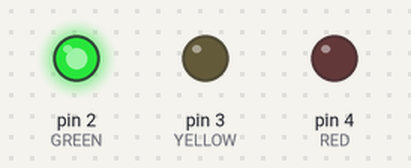
Recording of a sketch running on a simulated Arduino Uno, built with avr-gcc and run on an emulated ATmega328P. On the bench: output pins drawn as LEDs (lit = HIGH).

Above: at 1.0 s.
At 2.5 s:
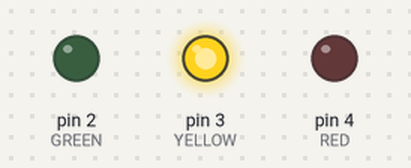
At 4.5 s:
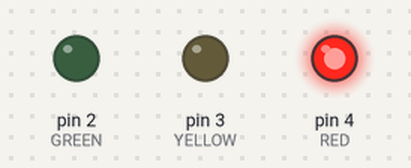
Timing chart, 0 to 7.8 s (numbered marks = the images above):
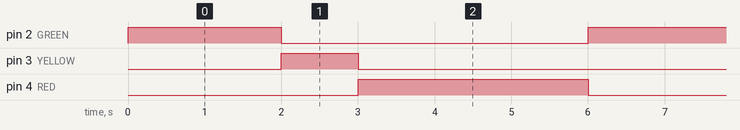

The sketch:

stopLight.ino
```cpp
/*
  Simple code to turn on and off lights like a traffic light. The LEDs can have a common ground, just ensure to hook them to the right pins.
*/

int greenTime = 2; // How long it stays green
int yellowTime = 1; // How long it stays yellow
int redTime = 3; // How long it stays red

void setup() {
  pinMode(2, OUTPUT); // GREEN
  pinMode(3, OUTPUT); // YELLOW
  pinMode(4, OUTPUT); // RED
}

void loop() {
  digitalWrite(2, HIGH);
  delay(greenTime*1000); // wait for the required time
  digitalWrite(2, LOW);
  digitalWrite(3, HIGH);
  delay(yellowTime*1000); // wait for the required time
  digitalWrite(3, LOW);
  digitalWrite(4, HIGH);
  delay(redTime*1000); // wait for the required time
  digitalWrite(4, LOW);
}
```

Measured:
- by itself, pin 2 (GREEN): alternates HIGH for 2.0 s and LOW for 4.0 s
- by itself, pin 3 (YELLOW): alternates HIGH for 1.0 s and LOW for 5.0 s
- by itself, pin 4 (RED): alternates HIGH for 3.0 s and LOW for 3.0 s
